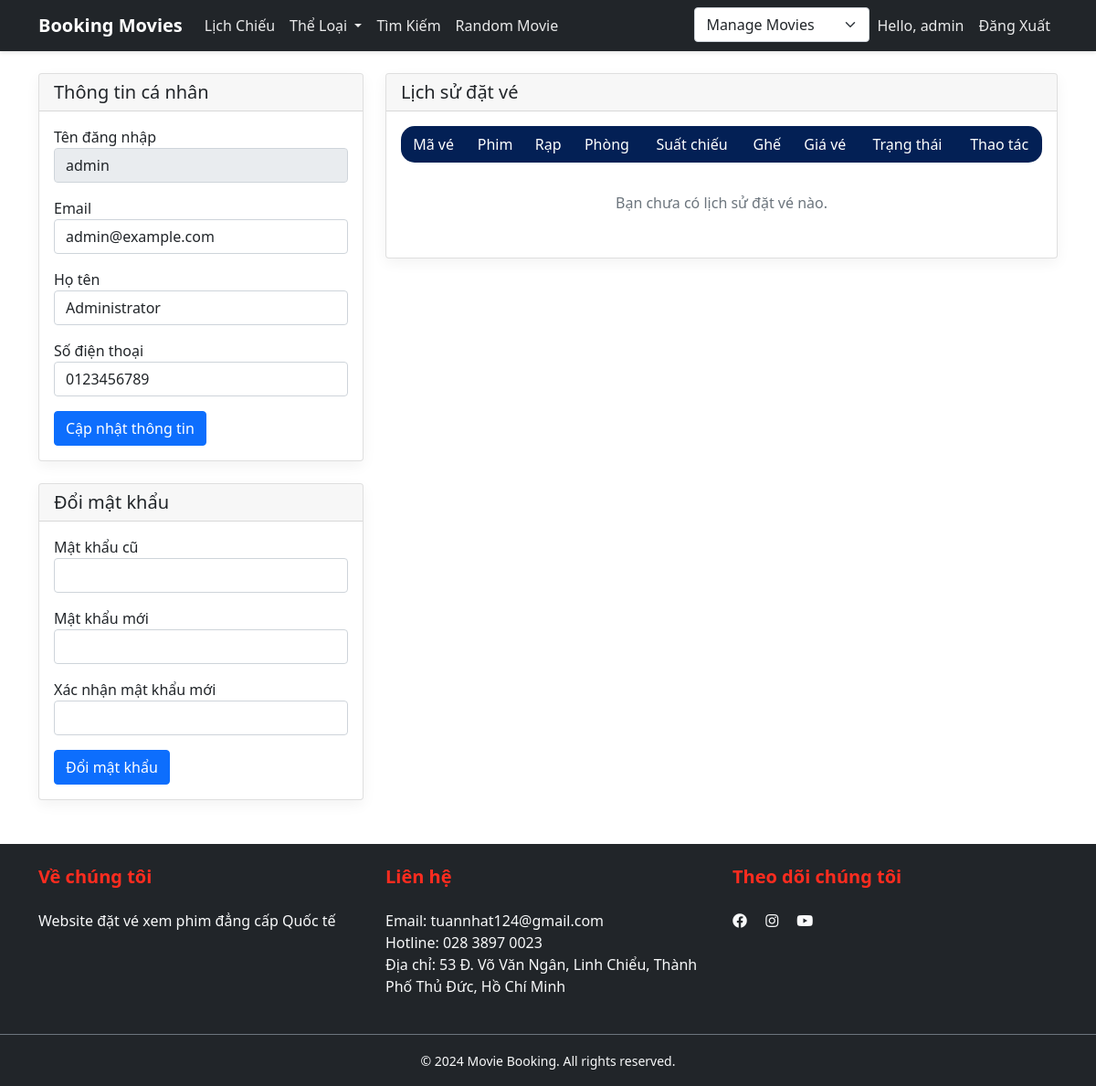
The page /Booking-movies/user/profile.php (signed in) on the database its author committed.
### tables this page shows
CREATE TABLE `users` (
  `id` int(11) NOT NULL,
  `username` varchar(50) NOT NULL,
  `password` varchar(255) NOT NULL,
  `email` varchar(100) NOT NULL,
  `fullname` varchar(100) DEFAULT NULL,
  `phone` varchar(15) DEFAULT NULL,
  `role` enum('admin','user') DEFAULT 'user',
  `status` enum('active','blocked') DEFAULT 'active',
  `created_at` timestamp NOT NULL DEFAULT current_timestamp(),
  `updated_at` timestamp NOT NULL DEFAULT current_timestamp() ON UPDATE current_timestamp()
);

### Booking-movies/app/models/Movie.php (called while the page is built, shortened)
<?php
require_once 'db.php';
class Movie extends Database
{
    public function getAllMovies($status = null)
    {
        $sql = "SELECT * FROM movies";
        $sql .= " ORDER BY release_date DESC";
        $stmt = self::$connection->prepare($sql);
        return $this->select($stmt);
    }
}

### Booking-movies/app/models/db.php (called while the page is built, shortened)
<?php
class Database
{
    public function select($sql)
    {
        $sql->execute();
        return $sql->get_result()->fetch_all(MYSQLI_ASSOC);
    }
}

### Booking-movies/app/models/User.php (called while the page is built, shortened)
<?php
require_once 'db.php';
class User extends Database
{
    public function getUserById($id)
    {
        $sql = "SELECT * FROM users WHERE id = ?";
        $stmt = self::$connection->prepare($sql);
        $stmt->bind_param("i", $id);
        return $this->select($stmt);
    }
}

### Booking-movies/user/profile.php (the view, shortened to what this page needs)
<?php
include '../includes/header.php';
$user_id = $_SESSION['user_id'];
$user_details = $userModel->getUserById($user_id);
$user = $user_details[0];
$bookings = $bookingModel->getUserBookings($user_id);
?>
<div class="container mt-4">
    <div class="row">
        <div class="col-md-4">
            <div class="card">
                <div class="card-header">
                    <h5 class="mb-0">Thông tin cá nhân</h5>
                </div>
                <div class="card-body">
                    <form method="POST">
                        <div class="mb-3">
                            <label>Tên đăng nhập</label>
                            <input type="text" class="form-control" value="<?php echo $user['username']; ?>" readonly>
                        </div>
                        <div class="mb-3">
                            <label>Email</label>
                            <input type="email" name="email" class="form-control"
                                value="<?php echo $user['email']; ?>" required>
                        </div>
                        <div class="mb-3">
                            <label>Họ tên</label>
                            <input type="text" name="fullname" class="form-control"
                                value="<?php echo $user['fullname']; ?>" required>
                        </div>
                        <div class="mb-3">
                            <label>Số điện thoại</label>
                            <input type="tel" name="phone" class="form-control"
                                value="<?php echo $user['phone']; ?>" required>
                        </div>
                        <button type="submit" class="btn btn-primary">Cập nhật thông tin</button>
                    </form>
                </div>
            </div>
            <div class="card mt-4">
                <div class="card-header">
                    <h5 class="mb-0">Đổi mật khẩu</h5>
                </div>
                <div class="card-body">
                    <form method="POST">
                        <div class="mb-3">
                            <label>Mật khẩu cũ</label>
                            <input type="password" name="old_password" class="form-control" required>
                        </div>
                        <div class="mb-3">
                            <label>Mật khẩu mới</label>
                            <input type="password" name="new_password" class="form-control"
                                minlength="6" required>
                        </div>
                        <div class="mb-3">
                            <label>Xác nhận mật khẩu mới</label>
                            <input type="password" name="confirm_password" class="form-control"
                                minlength="6" required>
                        </div>
                        <button type="submit" class="btn btn-primary">Đổi mật khẩu</button>
                    </form>
                </div>
            </div>
        </div>
        <div class="col-md-8">
            <div class="card">
                <div class="card-header">
                    <h5 class="mb-0">Lịch sử đặt vé</h5>
                </div>
                <div class="card-body">
                    <div class="table-responsive">
                        <table class="table">
                            <thead>
                                <tr>
                                    <th>Mã vé</th>
                                    <th>Phim</th>
                                    <th>Rạp</th>
                                    <th>Phòng</th>
                                    <th>Suất chiếu</th>
                                    <th>Ghế</th>
                                    <th>Giá vé</th>
                                    <th>Trạng thái</th>
                                    <th>Thao tác</th>
                                </tr>
                            </thead>
                        </table>
                    </div>
                    <?php if (empty($bookings)): ?>
                        <div class="text-center py-3">
                            <p class="text-muted">Bạn chưa có lịch sử đặt vé nào.</p>
                        </div>
                    <?php endif; ?>
                </div>
            </div>
        </div>
    </div>
</div>
<?php include '../includes/footer.php'; ?>

### Booking-movies/includes/header.php (shortened to what this page needs)
<?php
require_once $_SERVER['DOCUMENT_ROOT'] . '/Project_Be1/Booking-movies/app/models/db.php';
require_once $_SERVER['DOCUMENT_ROOT'] . '/Project_Be1/Booking-movies/app/models/User.php';
require_once $_SERVER['DOCUMENT_ROOT'] . '/Project_Be1/Booking-movies/app/models/Movie.php';
require_once $_SERVER['DOCUMENT_ROOT'] . '/Project_Be1/Booking-movies/app/models/Booking.php';
$userModel = new User();
$movieModel = new Movie();
$allMovies = $movieModel->getAllMovies();
$randomMovie = $allMovies[array_rand($allMovies)];
?>
<?php
if (isset($_SESSION['user_id'])) {
    $user_id = $_SESSION['user_id'];
    $user_details = $userModel->getUserById($user_id);
    $user = $user_details[0];
} ?>
<!DOCTYPE html>
<html lang="vi">
<head>
    <link rel="stylesheet" href="/Project_Be1/Booking-movies/assets/css/style.css">
    <link rel="stylesheet" href="/Project_Be1/Booking-movies/assets/css/pagination.css">
    <link rel="stylesheet" href="/Project_Be1/Booking-movies/assets/css/banner.css">
    <link rel="stylesheet" href="/Project_Be1/Booking-movies/assets/css/genre.css">
    <link rel="stylesheet" href="/Project_Be1/Booking-movies/assets/css/notification.css">
    <link href="https://cdn.jsdelivr.net/npm/bootstrap@5.1.3/dist/css/bootstrap.min.css" rel="stylesheet">
</head>
<body>
    <nav class="navbar navbar-expand-lg navbar-dark bg-dark">
        <div class="container">
            <a class="navbar-brand" href="/Project_Be1/Booking-movies/">Booking Movies</a>
            <div class="collapse navbar-collapse">
                <ul class="navbar-nav me-auto">
                    <li class="nav-item">
                        <a class="nav-link" href="/Project_Be1/Booking-movies/schedule.php">Lịch Chiếu</a>
                    </li>
                    <li class="nav-item dropdown">
                        <a class="nav-link dropdown-toggle" href="#" role="button" data-bs-toggle="dropdown" aria-expanded="false">
                            Thể Loại
                        </a>
                    </li>
                    <li class="nav-item">
                        <a class="nav-link" href="/Project_Be1/Booking-movies/search.php">Tìm Kiếm</a>
                    </li>
                    <li class="nav-item">
                        <a class="nav-link" href="/Project_Be1/Booking-movies/movie.php?id=<?php echo $randomMovie['id']; ?>">Random Movie</a>
                    </li>
                </ul>
                <ul class="navbar-nav">
                    <?php if (isset($_SESSION['user_id'])): ?>
                        <?php if ($_SESSION['role'] == 'admin'): ?>
                            <li class="nav-item">
                                <?php $current_page = $_SERVER['REQUEST_URI']; ?>
                                <select class="form-select" onchange="window.location.href=this.value">
                                    <option value="/Project_Be1/Booking-movies/admin/manage_movies.php"
                                        <?php if ($current_page == '/Project_Be1/Booking-movies/admin/manage_movies.php') echo 'selected'; ?>>Manage Movies</option>
                                </select>
                            </li>
                        <?php endif; ?>
                        <li class="nav-item">
                            <a class="nav-link" href="/Project_Be1/Booking-movies/user/profile.php">
                                <?php
                                if ($user) {
                                    echo 'Hello, ' . $user['username'];
                                } else {
                                    echo 'Tài khoản';
                                }
                                ?>
                            </a>
                        </li>
                        <li class="nav-item">
                            <a class="nav-link" href="/Project_Be1/Booking-movies/user/logout.php">Đăng Xuất</a>
                        </li>
                    <?php endif; ?>
                </ul>
            </div>
        </div>
    </nav>
</body>
</html>

### Booking-movies/assets/css/style.css (style rules this page uses)
:root { --primary-color: #032055; --secondary-color: #ff2c1f; --text-color: #333; --white-color: #fff; --light-bg: #f8f9fa; --dark-bg: #1a1a1a; }
body { font-family: 'Poppins', sans-serif; color: var(--text-color); background-color: #f4f7fc; min-height: 100vh; display: flex; flex-direction: column; }
a { text-decoration: none !important; }
.navbar { background: var(--primary-color) !important; padding: 1rem 0; box-shadow: 0 2px 4px rgba(0, 0, 0, 0.1); }
.navbar-brand { font-size: 1.5rem; font-weight: 700; color: #fff !important; }
.navbar-dark .navbar-nav .nav-link { color: rgba(255, 255, 255, 0.9) !important; font-weight: 500; padding: 0.5rem 1rem; transition: all 0.3s ease; }
.card { border: none; border-radius: 15px; box-shadow: 0 5px 15px rgba(0, 0, 0, 0.05); transition: transform 0.3s ease; overflow: hidden; }
.card-body { padding: 1.5rem; }
.btn { padding: 0.6rem 1.5rem; border-radius: 50px; font-weight: 500; transition: all 0.3s ease; }
.btn-primary { background: var(--primary-color); border: none; }
.form-control { border-radius: 50px; padding: 0.75rem 1.5rem; border: 2px solid #e3e3e3; }
.table { background: white; border-radius: 15px; overflow: hidden; }
.table thead th { text-align: center; background: var(--primary-color); color: white; font-weight: 500; border: none; }

### rows shown on the page
users: username "admin", email "admin@example.com", fullname "Administrator", phone "0123456789"
